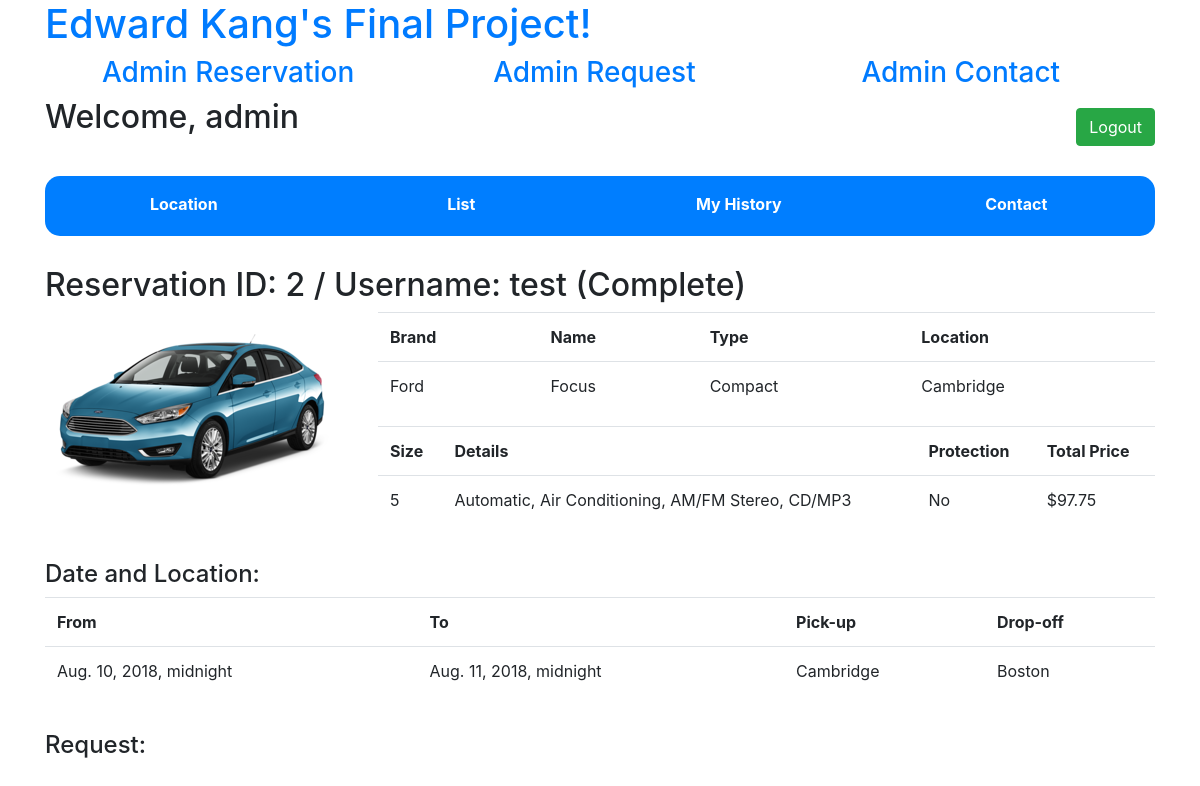
Before: /adminpage/reservation/2 (signed in) with the older database file.
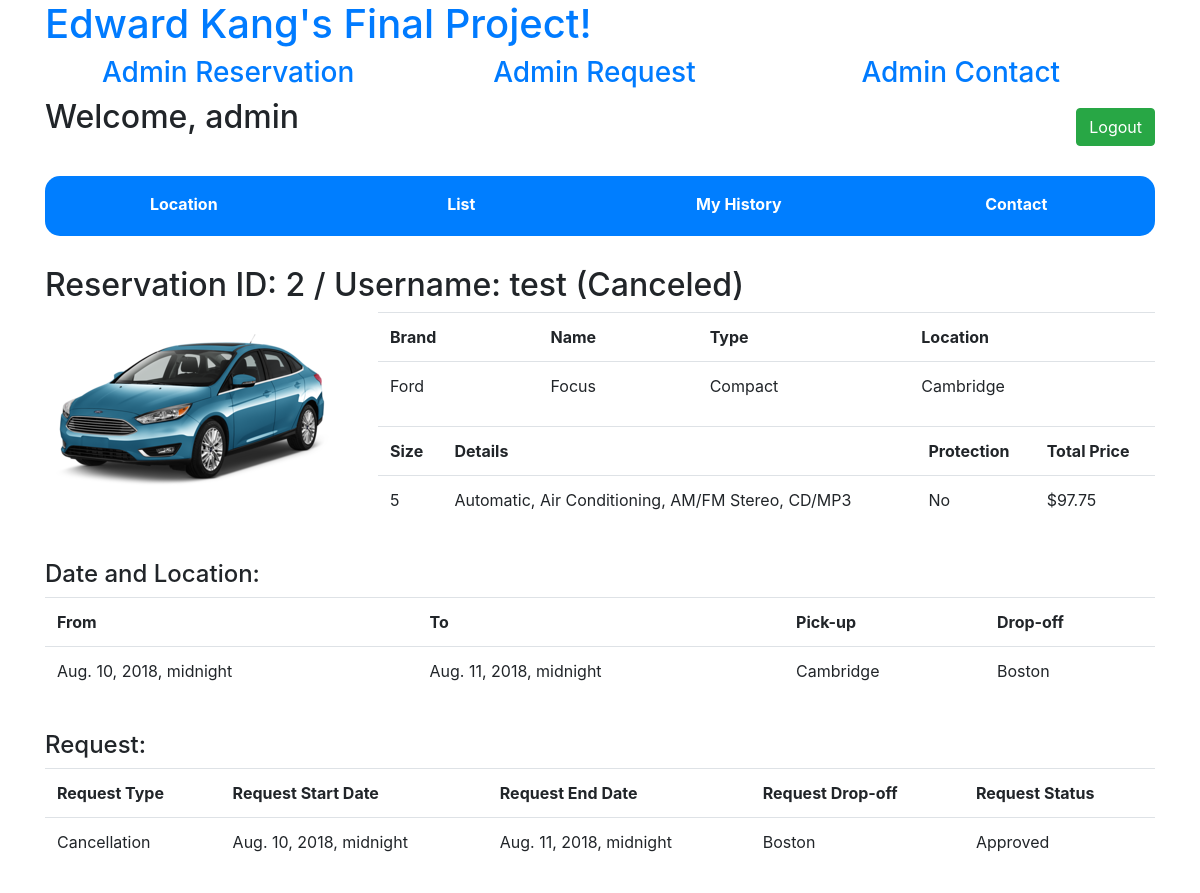
After: the same page with the newer database file.
### rents/models.py (models this page shows, shortened)
class Reservation(models.Model):
    reservation_user = models.ForeignKey(settings.AUTH_USER_MODEL, on_delete=models.CASCADE)
    reservation_car = models.ForeignKey(Car, on_delete=models.CASCADE)
    reservation_start_date = models.DateTimeField()
    reservation_end_date = models.DateTimeField()
    reservation_drop_off = models.ForeignKey(Location, on_delete=models.CASCADE)
    reservation_protection = models.CharField(max_length=64)
    reservation_total_price = models.FloatField()
    reservation_status = models.CharField(max_length=64)
    reservation_request = models.CharField(max_length=64)

class Car(models.Model):
    car_brand = models.CharField(max_length=64)
    car_name = models.CharField(max_length=64)
    car_type = models.CharField(max_length=64)
    car_price = models.FloatField()
    car_size = models.IntegerField()
    car_detail = models.CharField(max_length=64)
    car_status = models.CharField(max_length=64)
    car_location = models.ForeignKey(Location, on_delete=models.CASCADE)

class Location(models.Model):
    location_name = models.CharField(max_length=64)
    location_address = models.CharField(max_length=64)

class Request(models.Model):
    request_reservation = models.ForeignKey(Reservation, on_delete=models.CASCADE)
    request_reserved_date = models.ForeignKey(ReservedDate, on_delete=models.CASCADE)
    request_start_date = models.DateTimeField(blank=True, null=True)
    request_end_date = models.DateTimeField(blank=True, null=True)
    request_drop_off = models.ForeignKey(Location, on_delete=models.CASCADE)
    request_status = models.CharField(max_length=64)
    request_approval = models.CharField(max_length=64)

### rents/views.py (the view)
# urls.py: path("adminpage/reservation/<int:reservationid>", views.adminReservationDetailView, name="admin_reservation_detail"),
@user_passes_test(lambda user: user.is_superuser)
def adminReservationDetailView(request, reservationid):
    reservation_detail = Reservation.objects.filter(id=reservationid).all()
    reservation_length = len(reservation_detail)
    if not request.user.is_authenticated:
        return render(request, 'rents/login.html', {'message': 'Please login first.'})
    elif reservation_length == 0:
        return render(request, 'rents/error.html', {'message': 'No Result.'})
    else:
        reservation_request = Request.objects.filter(request_reservation__id=reservationid).all()
        context = {
            'reservationdetails' : reservation_detail,
            'reservationrequests' : reservation_request
        }
        return render(request, 'rents/admin_reservation_detail.html', context)

### rents/templates/rents/admin_reservation_detail.html (shortened to what the changed rows need)
{% extends "rents/menu.html" %}
{% block body %}
<div id="body_content" class="form-group">
    <div>
        <div id="search_title_full">
            {% for reservationdetail in reservationdetails %}
            <h2>Reservation ID: {{ reservationdetail.id }} / Username: {{ reservationdetail.reservation_user.username }} ({{ reservationdetail.reservation_status }})</h2>
        </div>
        <div class="body_table">
            <div class="body_table_content">
                <div id="car_image">
                    <img src="/static/rents/img/{{ reservationdetail.reservation_car.car_name }}.png" alt="{{ reservationdetail.reservation_car.car_name }}">
                </div>
                <div id="car_info">
                    <table class="table">
                        <tr>
                            <th>Brand</th>
                            <th>Name</th>
                            <th>Type</th>
                            <th>Location</th>
                        </tr>
                        <tr>
                            <td>{{ reservationdetail.reservation_car.car_brand }}</td>
                            <td>{{ reservationdetail.reservation_car.car_name }}</td>
                            <td>{{ reservationdetail.reservation_car.car_type }}</td>
                            <td>{{ reservationdetail.reservation_car.car_location.location_name }}</td>
                        </tr>
                    </table>
                </div>
                <div id="car_info">
                    <table class="table">
                        <tr>
                            <th>Size</th>
                            <th>Details</th>
                            <th>Protection</th>
                            <th>Total Price</th>
                        </tr>
                        <tr>
                            <td>{{ reservationdetail.reservation_car.car_size }}</td>
                            <td>{{ reservationdetail.reservation_car.car_detail }}</td>
                            <td>{{ reservationdetail.reservation_protection }}</td>
                            <td>${{ reservationdetail.reservation_total_price|floatformat:2 }}</td>
                        </tr>
                    </table>
                </div>
                <div id="reservation_div">
                    <h4>Date and Location:</h4>
                    <table class="table">
                        <tr>
                            <th>From</th>
                            <th>To</th>
                            <th>Pick-up</th>
                            <th>Drop-off</th>
                        </tr>
                        <tr>
                            <td id="reservation_start_date">{{ reservationdetail.reservation_start_date }}</td>
                            <td id="reservation_end_date">{{ reservationdetail.reservation_end_date }}</td>
                            <td>{{ reservationdetail.reservation_car.car_location.location_name }}</td>
                            <td id="reservation_drop_off">{{ reservationdetail.reservation_drop_off.location_name }}</td>
                        </tr>
                    </table>
                </div>
                {% endfor %}
                <div id="request_div">
                    {% for reservationrequest in reservationrequests %}
                    <table class="table">
                        <tr>
                            <th>Request Type</th>
                            <th>Request Start Date</th>
                            <th>Request End Date</th>
                            <th>Request Drop-off</th>
                            <th>Request Status</th>
                        </tr>
                        <tr>
                            <td>{{ reservationrequest.request_status }}</td>
                            <td>{{ reservationrequest.request_start_date }}</td>
                            <td>{{ reservationrequest.request_end_date }}</td>
                            <td>{{ reservationrequest.request_drop_off.location_name }}</td>
                            <td>{{ reservationrequest.request_approval }}</td>
                        </tr>
                    </table>
                    {% endfor %}
                </div>
            </div>
        </div>
    </div>
</div>
{% endblock %}

Changed rows visible on the page:
changed Reservation "No": reservation_status "Complete" → "Canceled"
added Request: request_status "Cancellation", request_start_date "Aug. 10, 2018, midnight", request_end_date "Aug. 11, 2018, midnight", request_drop_off.location_name "Boston", request_approval "Approved"
